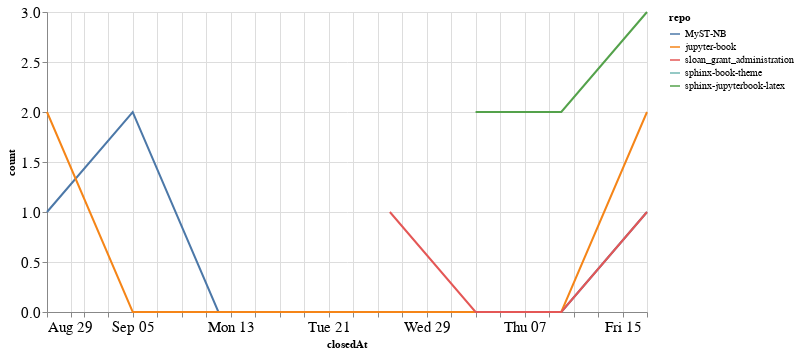

Here is the notebook cell this chart was saved with:
### Code cell
closed_by_time = closed_by.groupby('repo').resample('W', on='closedAt').count()['author'].reset_index()
closed_by_time = closed_by_time.rename(columns={'author': 'count'})

alt.Chart(closed_by_time, width=600).mark_line().encode(
    x='closedAt',
    y='count',
    color='repo',
    tooltip="repo"
)

### Figure 1 — Vega-Lite specification as saved in the notebook (floating-point values rounded to 4 significant figures)
{"config": {"axisLeft": {"labelFontSize": 15}, "axisBottom": {"labelFontSize": 15}}, "data": {"name": "data-0553311e67b19639bda1e40d0634454f"}, "mark": "line", "encoding": {"color": {"type": "nominal", "field": "repo"}, "tooltip": {"type": "nominal", "field": "repo"}, "x": {"type": "temporal", "field": "closedAt"}, "y": {"type": "quantitative", "field": "count"}}, "width": 600, "$schema": "https://vega.github.io/schema/vega-lite/v4.8.1.json", "datasets": {"data-0553311e67b19639bda1e40d0634454f": [{"repo": "MyST-NB", "closedAt": "2021-08-29T00:00:00", "count": 1}, {"repo": "MyST-NB", "closedAt": "2021-09-05T00:00:00", "count": 2}, {"repo": "MyST-NB", "closedAt": "2021-09-12T00:00:00", "count": 0}, {"repo": "MyST-NB", "closedAt": "2021-09-19T00:00:00", "count": 0}, {"repo": "MyST-NB", "closedAt": "2021-09-26T00:00:00", "count": 0}, {"repo": "MyST-NB", "closedAt": "2021-10-03T00:00:00", "count": 0}, {"repo": "MyST-NB", "closedAt": "2021-10-10T00:00:00", "count": 0}, {"repo": "MyST-NB", "closedAt": "2021-10-17T00:00:00", "count": 1}, {"repo": "jupyter-book", "closedAt": "2021-08-29T00:00:00", "count": 2}, {"repo": "jupyter-book", "closedAt": "2021-09-05T00:00:00", "count": 0}, {"repo": "jupyter-book", "closedAt": "2021-09-12T00:00:00", "count": 0}, {"repo": "jupyter-book", "closedAt": "2021-09-19T00:00:00", "count": 0}, {"repo": "jupyter-book", "closedAt": "2021-09-26T00:00:00", "count": 0}, {"repo": "jupyter-book", "closedAt": "2021-10-03T00:00:00", "count": 0}, {"repo": "jupyter-book", "closedAt": "2021-10-10T00:00:00", "count": 0}, {"repo": "jupyter-book", "closedAt": "2021-10-17T00:00:00", "count": 2}, {"repo": "sloan_grant_administration", "closedAt": "2021-09-26T00:00:00", "count": 1}, {"repo": "sloan_grant_administration", "closedAt": "2021-10-03T00:00:00", "count": 0}, {"repo": "sloan_grant_administration", "closedAt": "2021-10-10T00:00:00", "count": 0}, {"repo": "sloan_grant_administration", "closedAt": "2021-10-17T00:00:00", "count": 1}, {"repo": "sphinx-book-theme", "closedAt": "2021-09-26T00:00:00", "count": 1}, {"repo": "sphinx-jupyterbook-latex", "closedAt": "2021-10-03T00:00:00", "count": 2}, {"repo": "sphinx-jupyterbook-latex", "closedAt": "2021-10-10T00:00:00", "count": 2}, {"repo": "sphinx-jupyterbook-latex", "closedAt": "2021-10-17T00:00:00", "count": 3}]}}
